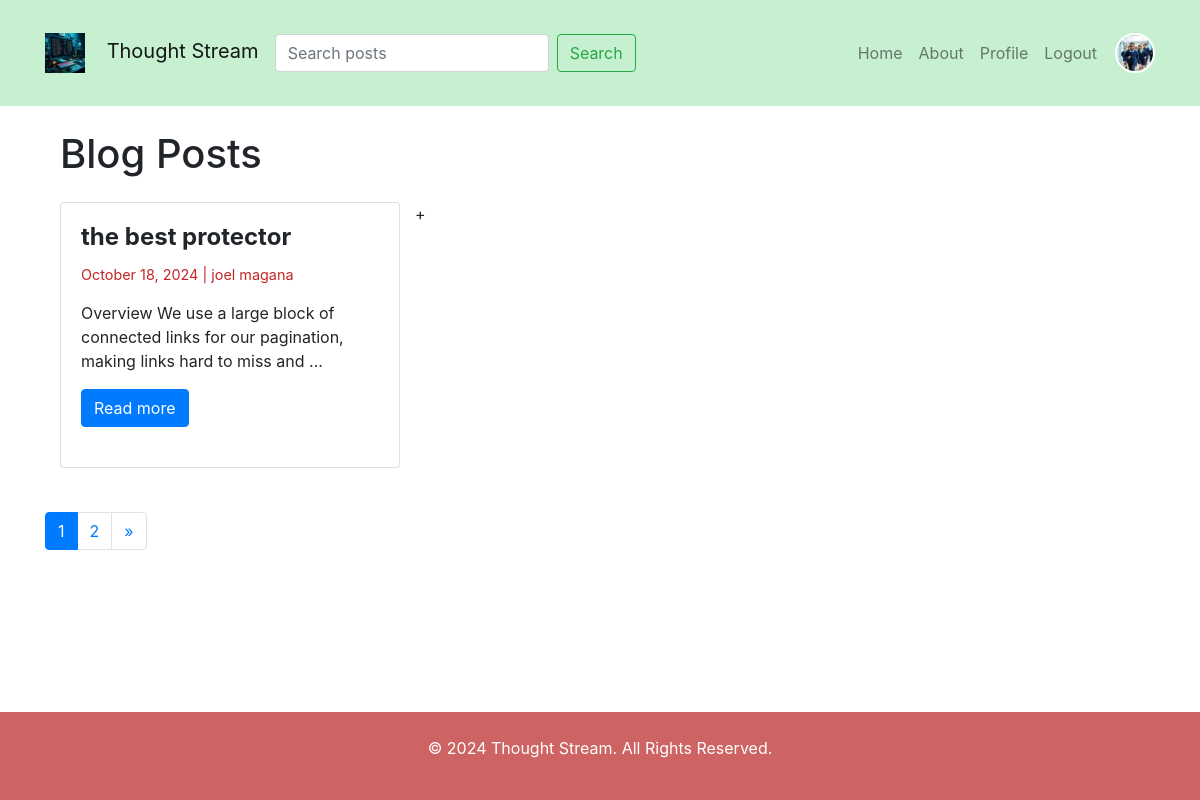
/posts (signed in), run on the app's committed database.
### models.py (models this page shows, shortened)
class Post(db.Model):
    id = db.Column(db.Integer, primary_key=True)
    title = db.Column(db.String(150), nullable=False)
    body = db.Column(db.Text, nullable=False)
    date_posted = db.Column(db.DateTime, nullable=False, default=datetime.now(timezone.utc))
    user_id = db.Column(db.Integer, db.ForeignKey('user.id'), nullable=False)
    author = db.relationship('User', backref='posts', lazy=True)
    comments = db.relationship('Comment', backref='post_comments', lazy=True)
    likes = db.relationship('Like', backref='post_likes', lazy=True)

class User(db.Model, UserMixin):
    id = db.Column(db.Integer, primary_key = True)
    username = db.Column(db.String(150), unique=True, nullable=False)
    email = db.Column(db.String(100), unique = True, nullable=False)
    password = db.Column(db.String(150), nullable=False)
    def get_id(self):
        return self.id

### routes.py (the view)
    @app.route('/posts')
    def posts():
        page = request.args.get('page', 1, type=int)
        all_posts = Post.query.order_by(Post.date_posted.desc()).paginate(page=page, per_page=1)
        if all_posts:
            return render_template('posts.html', posts=all_posts)
        return render_template('404.html'), 404

### app.py (called while the page is built)
def create_app():
    app = Flask(__name__)
    app.config['SECRET_KEY'] = 'i dont know'
    app.config['SQLALCHEMY_DATABASE_URI'] = 'sqlite:///flasker.db'
    app.config['CACHE_TYPE'] = 'redis'
    app.config['CACHE_REDIS_HOST'] = 'localhost'
    app.config['CACHE_REDIS_PORT'] = '6379'
    cache = Cache(app)
    db.init_app(app)
    bcrypt.init_app(app)
    login_manager.init_app(app)
    cache.init_app(app)
    @login_manager.user_loader
    def load_user(userid):
        return User.query.get(int(userid))
    from routes import init_routes
    init_routes(app, db, bcrypt,cache)
    migrate= Migrate(app,db)
    return app

### templates/posts.html (shortened to what this page needs)
{% extends 'base.html' %}
{% block content %}
<div class="container mt-4">
    <h1 class="mb-4">Blog Posts</h1>
    <div class="row">
        {% for post in posts %}
        <div class="col-md-4 mb-4">
            <div class="card h-100">
                <div class="card-body">
                    <h2 class="card-title">{{ post.title }}</h2>
                    <p class="date-author">{{post.date_posted.strftime('%B %d, %Y')}} | {{ post.author.username }}</p>
                    <p class="card-text">{{ post.body[:100] }}...</p>
                    <a class="btn btn-primary" href="{{ url_for('post_detail', post_id=post.id) }}">Read more</a>
                </div>
            </div>
        </div>+
        {% endfor %}
    </div>
</div>
<nav aria-label="Page navigation">
    <ul class="pagination">
      {% for page_num in posts.iter_pages() %}
        {% if page_num %}
          <li class="page-item {% if page_num == posts.page %}active{% endif %}">
            <a class="page-link" href="{{ url_for('posts', page=page_num) }}">{{ page_num }}</a>
          </li>
        {% else %}
          <li class="page-item"><span class="page-link">...</span></li>
        {% endif %}
      {% endfor %}
      {% if posts.has_next %}
        <li class="page-item">
          <a class="page-link" href="{{ url_for('posts', page=posts.next_num) }}" aria-label="Next">
            <span aria-hidden="true">&raquo;</span>
          </a>
        </li>
      {% endif %}
    </ul>
  </nav>
{% endblock %}

### static/styles.css (style rules this page uses)
body { font-family: Arial, sans-serif; margin: 0; padding: 0; background-color: #93d675; font-weight: bold; }
.container { width: 98%; margin: 20px auto; }
.card { margin-bottom: 20px; }
.card-title { font-size: 1.5rem; font-weight: bold; }
.card-text { font-size: 1rem; }
.date-author { font-size: 0.9rem; color: rgb(196, 38, 38); }

### data on the page
Post: title "the best protector", date_posted "October 18, 2024", author.username "joel magana", body "Overview We use a large block of connected links for our pagination, making links hard to miss and"

### other printed values
{{ page_num }} "1" "2"
